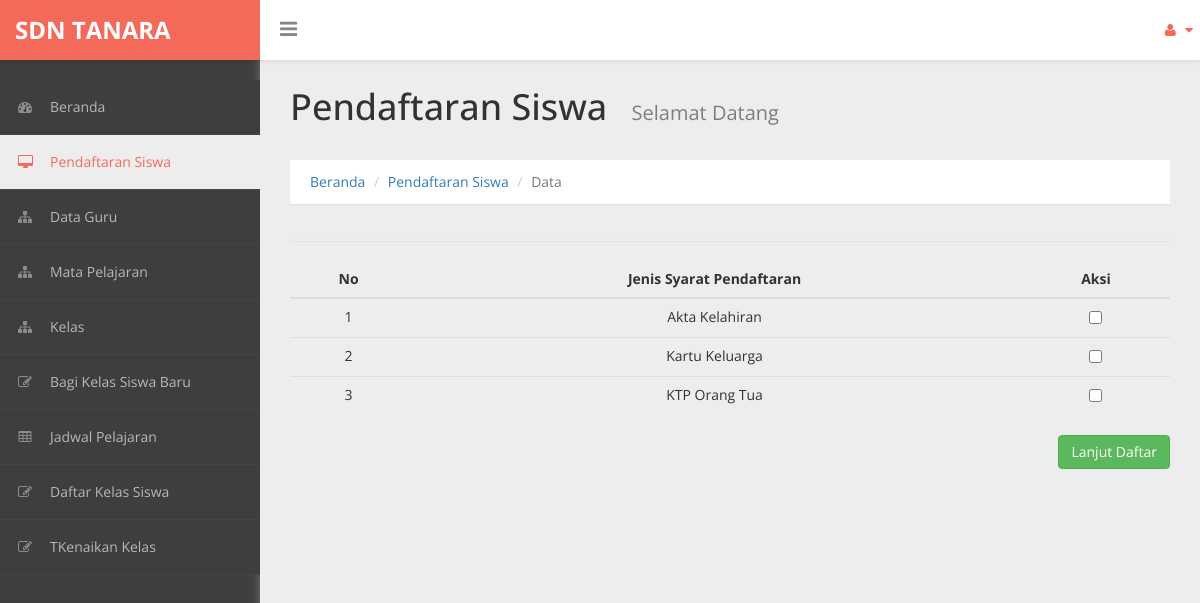
Screenshot of /admin/daftar_syarat.php with the database file from the repository.
### tables this page shows
CREATE TABLE `syarat` (
  `id` int(11) NOT NULL,
  `jenis` varchar(40) NOT NULL
);

### admin/daftar_syarat.php (the view, shortened to what this page needs)
<!DOCTYPE html>
<html xmlns="http://www.w3.org/1999/xhtml">
<head>
    <link href="../assets/css/bootstrap.css" rel="stylesheet" />
    <link href="../assets/css/font-awesome.css" rel="stylesheet" />
    <link href="../assets/css/custom-styles.css" rel="stylesheet" />
</head>
<body>
    <div id="wrapper">
        <nav class="navbar navbar-default top-navbar" role="navigation">
            <div class="navbar-header">
                <a class="navbar-brand" href="index.php"><strong>SDN TANARA</strong></a>
                <div id="sideNav" href="">
                  <i class="fa fa-bars icon"></i>
              </div>
            </div>
            <ul class="nav navbar-top-links navbar-right">
                <li class="dropdown">
                    <a class="dropdown-toggle" data-toggle="dropdown" href="#" aria-expanded="false">
                        <i class="fa fa-user fa-fw"></i> <i class="fa fa-caret-down"></i>
                    </a>
                </li>
            </ul>
        </nav>
       <nav class="navbar-default navbar-side" role="navigation">
            <div class="sidebar-collapse">
                <ul class="nav" id="main-menu">
                    <li>
                        <a href="index.php"><i class="fa fa-dashboard"></i>Beranda</a>
                    </li>
                    <li>
                        <a href="daftar_pend.php"  class="active-menu"><i class="fa fa-desktop"></i>Pendaftaran Siswa</a>
                    </li>
                    <li>
                        <a href="daftar_guru.php"><i class="fa fa-sitemap"></i>Data Guru</a>
                    </li>
                    <li>
                        <a href="daftar_mapel.php"><i class="fa fa-sitemap"></i>Mata Pelajaran</a>
                    </li>
                     <li>
                        <a href="daftar_ruang.php"><i class="fa fa-sitemap"></i>Kelas</a>
                    </li>
                    <li>
                        <a href="daftar_walikelas.php"><i class="fa fa-edit"></i>Bagi Kelas Siswa Baru</a>
                    </li>
                    <li>
                        <a href="daftar_jadwal.php"><i class="fa fa-table"></i>Jadwal Pelajaran</a>
                    </li>
                    <li>
                        <a href="daftar_siswa.php"><i class="fa fa-edit"></i>Daftar Kelas Siswa</a>
                    </li>
                    <li>
                        <a href="daftar_kenaikan.php"><i class="fa fa-edit"></i>TKenaikan Kelas</a>
                    </li>
                </ul>
            </div>
        </nav>
        <div id="page-wrapper">
          <div class="header">
                        <h1 class="page-header">
                           Pendaftaran Siswa <small>Selamat Datang</small>
                        </h1>
                        <ol class="breadcrumb">
                      <li><a href="index.php">Beranda</a></li>
                      <li><a href="#">Pendaftaran Siswa</a></li>
                      <li class="active">Data</li>
                    </ol>
        </div>
            <div id="page-inner">
                <div class="row">
                  <div class="col-md-12">
                <div class="panel panel-default">
                </div>
            </div>
                </div>
     <div class="box box-success">
        <form action="aksi_harga.php" method="POST" class="form-horizontal">
            <div class="box-header with-border">
                <table class="table" id="datatables">
                    <thead align="center">
                        <tr>
                            <th><center>No</center></th>
                            <th><center>Jenis Syarat Pendaftaran</center></th>
                            <th><center>Aksi</center></th>
                        </tr>
                    </thead>
                    <tbody>
                    <?php
                    include '../koneksi.php';
                    $data=mysqli_query($koneksi,"SELECT * FROM syarat");
                    while($d=mysqli_fetch_array($data)){
                    ?>
                    <tr>
                        <td align="center"><?php echo $d['id']?></td>
                        <td align="center"><?php echo $d['jenis']?></td>
                        <td align="center">
                            <a>
                                <input type="checkbox" name="checked[]" class="check" value="<?=$d['id']?>" >
                            </a>
                        </td>
                    </tr>
<?php } ?>
            </tbody>
                </table>
               <div >
                    <a class="btn btn-success pull-right" href="pendaftaran.php">Lanjut Daftar </a>
                </div>
            </div>
         </form>
    </div>
  </div>
                </div>
            </div>
</body>
</html>

### assets/css/custom-styles.css (style rules this page uses)
body { font-family: 'Open Sans', sans-serif; background: #3E3E3E; }
#wrapper { width: 100%; }
#page-wrapper { padding: 15px 15px; min-height: 600px; background: #EDEDED; }
#page-inner { width:100%; margin:10px 20px 10px 0px; background-color:transparent; padding: 15px 30px; min-height:1200px; }
h1, .h1, h2, .h2, h3, .h3 { margin-top: 7px; margin-bottom: -5px; }
.navbar-side { z-index: 0; }
.panel { border-radius:0px; }
.navbar-side .nav > li > a > i { color: #8C8C8C;padding: 8px;width: 30px;text-align: center; }
.top-navbar { position: fixed; width: 100%; z-index: 300; -webkit-box-shadow: 0 3px 3px rgba(0, 0, 0, 0.05); -moz-box-shadow: 0 3px 3px rgba(0, 0, 0, 0.05); box-shadow: 0 3px 3px rgba(0, 0, 0, 0.05); }
.navbar-side { z-index: 1; position: fixed; width: 260px; top: 80px; }
#page-wrapper { position: relative; top: 55px; box-shadow: 0 0 10px #757575; -moz-box-shadow: 0 0 10px #757575; -webkit-box-shadow: 0 0 10px #757575; }
.breadcrumb { padding: 12px 10px 12px 20px; margin-bottom: 20px; list-style: none; border-radius: 0; -webkit-box-shadow: 0 1px 1px rgba(0,0,0,.05); box-shadow: 0 1px 1px rgba(0,0,0,.05);background: #fff; }
.page-header { margin: 0;border-bottom: 1px solid transparent;text-align: left;background-color: rgb(237, 237, 237);padding: 32px 22px 32px 0;color: #323232; }
.panel-default { border-color: #ECECEC; }
.header { margin: 0 30px; }
h1.page-header small { color: #7E7E7E; margin-left: 15px; font-size: 20px; }
i.fa.fa-bars { font-size: 20px; margin: 12px 0 0; }
.top-navbar { margin:0px; }
.top-navbar .navbar-brand { color: #fff;width: 260px;text-align: left;height: 60px;font-size: 24px;font-weight: 700;line-height: 30px;background: #F36A5A; }
.top-navbar .nav > li { position: relative; display: inline-block; margin: 0px; padding: 0px; }
.top-navbar .nav > li > a { position: relative; display: block; padding: 20px;color: #FFFFFF; margin: 0px; }
.active-menu, .active-menu i { background-color: #EDEDED !important; color: #F36A5A !important; }
.active-menu i { color: #F36A5A !important; }
.sidebar-collapse , .sidebar-collapse .nav { background:none; }
.sidebar-collapse .nav { padding:0; }
.sidebar-collapse .nav > li > a { color: #B8B8B8; background:transparent; text-shadow:none; font-size: 14px; }
.sidebar-collapse > .nav > li > a { padding: 12px 10px; }
.sidebar-collapse > .nav > li { border-bottom: 1px solid rgba(107, 108, 109, 0.19); }
.navbar-side { border:none; background: #3E3E3E; }
.top-navbar { background: #FFFFFF; border-bottom:none; }
.top-navbar .nav > li > a > i { margin-right: 2px; }
.navbar-default { border:0px solid black; }
.navbar-header { background: transparent; }
.nav > li > a > i { margin-right:10px; color: rgb(243, 106, 90); }
#sideNav { float: left; left: 0; z-index: 3; color: #868686; cursor:pointer; border-radius: 0; width: 14px; font-size: 48px; line-height: 0; margin: 7px 0 0 20px; }
@media (min-width:768px) { #page-wrapper { margin: 0 0 0 260px; padding: 0; min-height: 1200px; } }
@media (min-width:768px) { .navbar-side { width: 260px; z-index: 1; } }
@media (min-width:768px) { .navbar { border-radius: 0px; } }

### rows the page displays
syarat: id "1", jenis "Akta Kelahiran"
syarat: id "2", jenis "Kartu Keluarga"
syarat: id "3", jenis "KTP Orang Tua"
